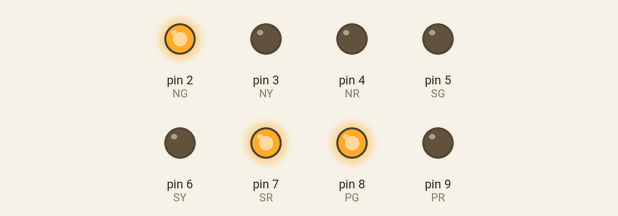
Bench run of a sketch on a simulated Arduino Uno, built with avr-gcc and run on an emulated ATmega328P. On the bench: output pins drawn as LEDs (lit = HIGH).

Above: at 2.5 s.
At 6.5 s:
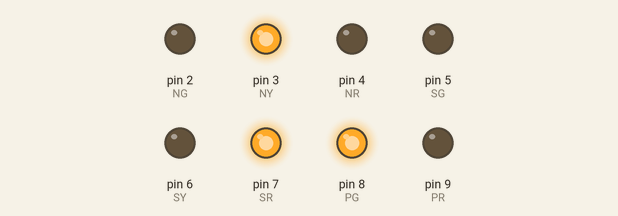
At 10.5 s:
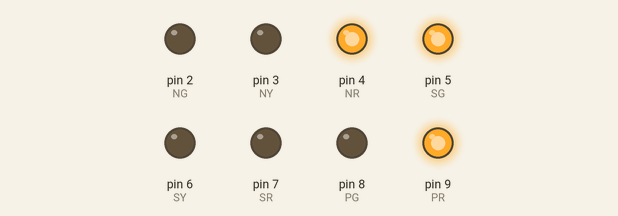
At 14.5 s:
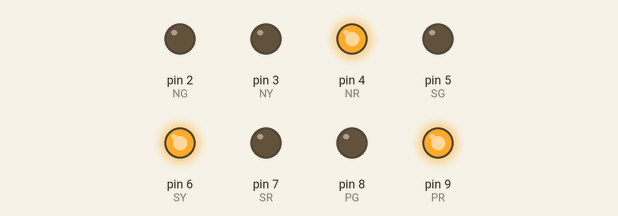
Timing chart, 0 to 20.8 s (numbered marks = the images above):
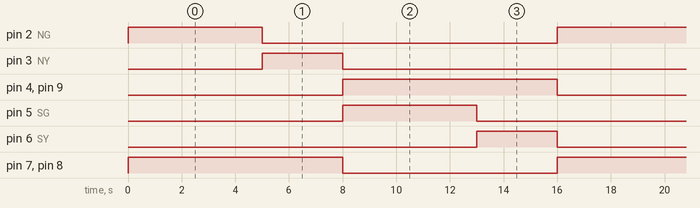

Measured:
- by itself, pin 2 (NG), pin 5 (SG): alternates HIGH for 5.0 s and LOW for 11.0 s
- by itself, pin 3 (NY), pin 6 (SY): alternates HIGH for 3.0 s and LOW for 13.0 s
- by itself, pin 4 (NR), pin 7 (SR), pin 8 (PG), pin 9 (PR): alternates HIGH for 8.0 s and LOW for 8.0 s

The sketch:

TrafficControl.ino
```cpp
//NORTH
int NG = 2;
int NY = 3;
int NR = 4;
//SOUTH
int SG = 5;
int SY = 6;
int SR = 7;
//PEDESTRIAN
int PG = 8;
int PR = 9;

void setup() {
  pinMode(NG, OUTPUT);
  pinMode(NY, OUTPUT);
  pinMode(NR, OUTPUT);
  pinMode(SG, OUTPUT);
  pinMode(SY, OUTPUT);
  pinMode(SR, OUTPUT);
  pinMode(PG, OUTPUT);
  pinMode(PR, OUTPUT);
}

void loop() {
  while (1) {
    northSouthTraffic();
    southTraffic();
  }
}

void northSouthTraffic() {
  // North Green, South Red, Pedestrian Green
  digitalWrite(NG, HIGH);
  digitalWrite(SR, HIGH);
  digitalWrite(PG, HIGH);
  digitalWrite(NR, LOW);
  digitalWrite(SG, LOW);
  digitalWrite(PR, LOW);
  delay(5000);

  // North Yellow,
  digitalWrite(NG, LOW);
  digitalWrite(NY, HIGH);
  digitalWrite(PG, HIGH);
  digitalWrite(PR, LOW);
  delay(3000);

  // // North Red,
  // digitalWrite(NY, LOW);
  // digitalWrite(NR, HIGH);
  // delay(5000);
}

void southTraffic() {
  // South Green
  digitalWrite(NY, LOW);
  digitalWrite(SG, HIGH);
  digitalWrite(NR, HIGH);
  digitalWrite(PR, HIGH);
  digitalWrite(SR, LOW);
  digitalWrite(NG, LOW);
  digitalWrite(PG, LOW);
  delay(5000);

  // South Yellow
  digitalWrite(SG, LOW);
  digitalWrite(SY, HIGH);
  delay(3000);

  // South Red
  digitalWrite(SY, LOW);
  digitalWrite(SR, HIGH);
}
```
